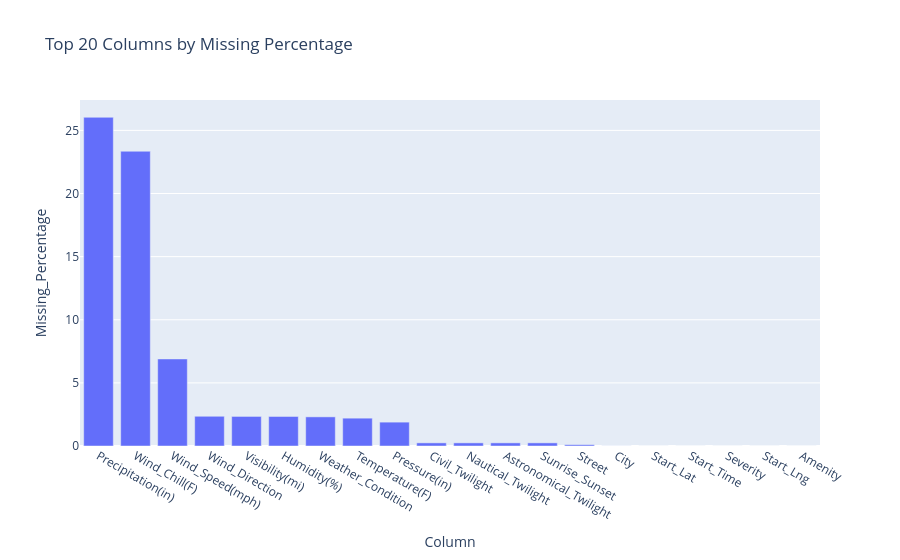

The notebook cell saved with this chart:
### Code cell
fig = px.bar(
    missing_df.head(20),
    x="Column",
    y="Missing_Percentage",
    title="Top 20 Columns by Missing Percentage"
)

fig.show()

### Figure 1 — Plotly figure (JSON) as saved in the notebook; plotly's stock layout.template omitted (floating-point values rounded to 4 significant figures)
{"data": [{"hovertemplate": "Column=%{x}<br>Missing_Percentage=%{y}<extra></extra>", "legendgroup": "", "marker": {"color": "#636efa", "pattern": {"shape": ""}}, "name": "", "orientation": "v", "showlegend": false, "textposition": "auto", "type": "bar", "x": ["Precipitation(in)", "Wind_Chill(F)", "Wind_Speed(mph)", "Wind_Direction", "Visibility(mi)", "Humidity(%)", "Weather_Condition", "Temperature(F)", "Pressure(in)", "Civil_Twilight", "Nautical_Twilight", "Astronomical_Twilight", "Sunrise_Sunset", "Street", "City", "Start_Lat", "Start_Time", "Severity", "Start_Lng", "Amenity"], "xaxis": "x", "y": [26.04, 23.35, 6.896, 2.355, 2.342, 2.338, 2.309, 2.205, 1.89, 0.247, 0.247, 0.247, 0.247, 0.1028, 0.003688, 0.0, 0.0, 0.0, 0.0, 0.0], "yaxis": "y"}], "layout": {"barmode": "relative", "legend": {"tracegroupgap": 0}, "title": {"text": "Top 20 Columns by Missing Percentage"}, "xaxis": {"anchor": "y", "domain": [0, 1], "title": {"text": "Column"}}, "yaxis": {"anchor": "x", "domain": [0, 1], "title": {"text": "Missing_Percentage"}}}}
